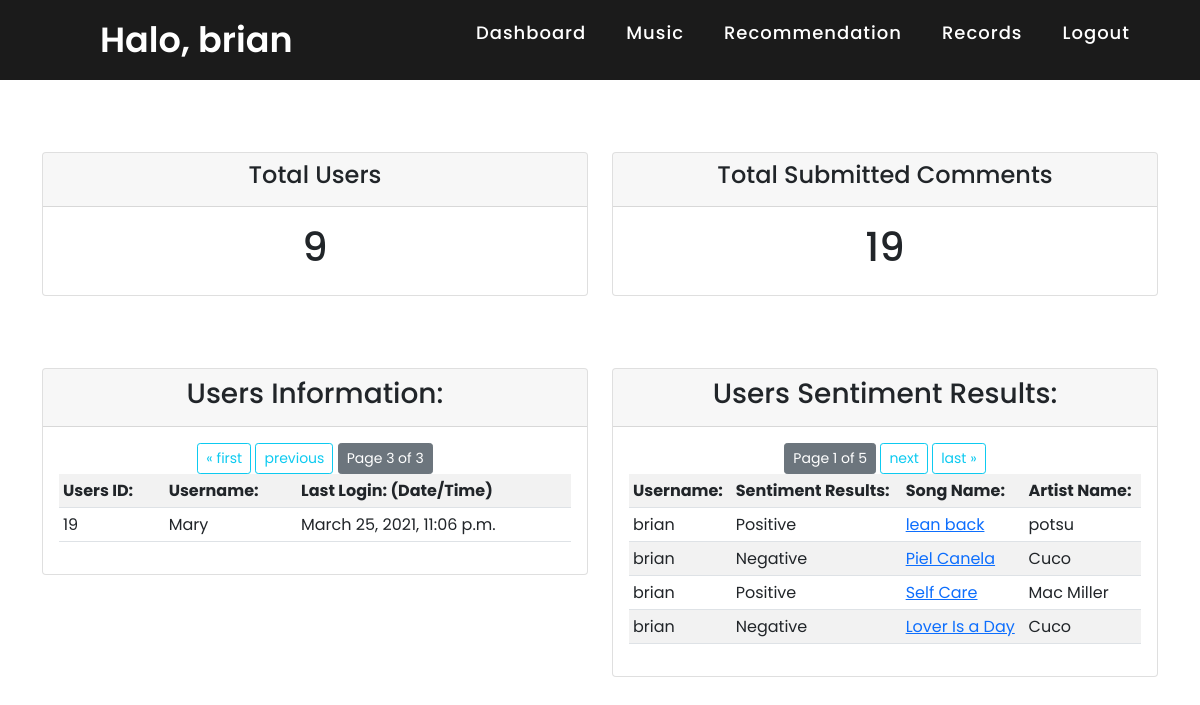
Page /dashboard/?page2=3 (signed in) on the earlier database version.
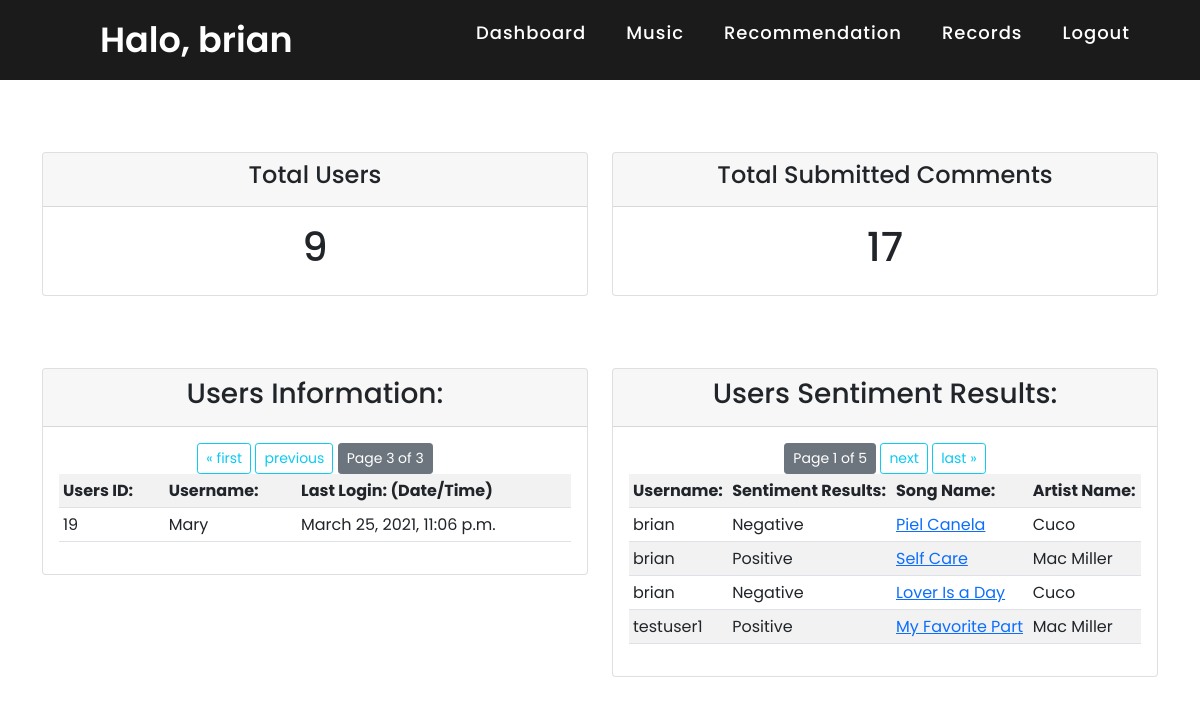
Same page on the later database version.
### accounts/models.py (models this page shows, shortened)
class Sentiment_Records(models.Model):
    song_comments = models.TextField(max_length=500)
    sentiment_result = models.TextField(max_length=200)
    sentiment_polarity = models.FloatField(validators=[MinValueValidator(-1), MaxValueValidator(1)])
    sentiment_subjectivity = models.FloatField(validators=[MinValueValidator(0), MaxValueValidator(1)])
    date_created = models.DateTimeField(auto_now_add=True, null=True)
    usr = models.ForeignKey(User, null=True, on_delete=models.SET_NULL)
    song = models.ForeignKey(Songs, null=True, on_delete=models.SET_NULL)

class Songs(models.Model):
    artist_name = models.TextField(max_length=200)
    Song_name = models.TextField(max_length=200)
    album_name = models.TextField(max_length=200)
    track_number =  models.TextField(max_length=100)
    release_date = models.TextField(max_length=100)
    popularity = models.IntegerField(default=0)
    songs_id = models.TextField(max_length=100, db_index=True)
    Song_image = models.TextField(max_length=500)
    Song_preview = models.TextField(max_length=500)
    date_created = models.DateTimeField(auto_now_add=True, null=True)
    likes = models.ManyToManyField(User, related_name='songs_post')

### accounts/decorators.py (the view)
		def wrapper_func(request, *args, **kwargs):
			group = None
			if request.user.groups.exists():
				group = request.user.groups.all()[0].name
			if group in allowed_roles:
				return view_func(request, *args, **kwargs)
			else:
				return redirect('404')

### accounts/views.py (called while the page is built)
@login_required(login_url='login')
@allowed_users(allowed_roles=['admin'])
@admin_only
def AdminHomepage(request):
	users  = User.objects.all()
	paginator2 = Paginator(users, 4)
	page_number2 = request.GET.get('page2')
	page_obj2 = paginator2.get_page(page_number2)
	comments = Sentiment_Records.objects.all()
	paginator = Paginator(comments, 4)
	page_number = request.GET.get('page')
	page_obj = paginator.get_page(page_number)
	groups = Group.objects.all()
	total_users = users.count()
	total_comments = comments.count()
	context = {'users':page_obj2, 'comments':page_obj, 'groups':groups, 'total_users':total_users, 'total_comments':total_comments}
	return render(request, 'accounts/dashboard.html', context)

### accounts/templates/accounts/dashboard.html (shortened to what this page needs)
{% extends 'accounts/main.html' %}
   {% block content %}
<br>
<br>
<br>
<div class="row">
	<div class="col">
		<div class="col-md">
			<div class="card text-center">
			  	<div class="card-header">
			  		<h4 class="card-title">Total Users</h4>
			  	</div>
			  	<div class="card-body">
			    	<h1 class="card-title">{{total_users}}</h1>
			  	</div>
			</div>
		</div>
	</div>
	<div class="col">
		<div class="col-md">
			<div class="card text-center">
			  	<div class="card-header">
			  		<h4 class="card-title">Total Submitted Comments</h4>
			  	</div>
			  	<div class="card-body">
			    	<h1 class="card-title">{{total_comments}}</h1>
			  	</div>
			</div>
		</div>
	</div>
</div>
<br>
<br>
<br>
<div class="row">
	<div class="col">
		<div class="col-md">
			<div class="card text-center">
			  	<div class="card-header">
			  		<h3 class="card-title">Users Information: </h3>
			  	</div>
			  	<div class="card-body">
			  			     {% if users.has_previous %}
			                  <a href="?page2=1" class="btn btn-outline-info btn-sm">&laquo; first</a>
			                  <a href="?page2={{ users.previous_page_number }}" class="btn btn-outline-info btn-sm">previous</a>
              				{% endif %}
                			<span class="current">
                    			<a class="btn btn-sm btn-secondary" disabled >Page {{ users.number }} of {{ users.paginator.num_pages }}</a>
                			</span>
				              <br>
			    	<table class="table table-sm table-striped table-hover">
						<tr>
							<th>Users ID: </th>
							<th>Username: </th>
							<th>Last Login: (Date/Time)</th>
						</tr>
						{% for user in users %}
						<tr>
							<td>{{user.id}}</td>
							<td>{{user.username}}</td>
							<td>{{user.last_login}}</td>
						</tr>
						{% endfor %}
					</table>
			  	</div>
			</div>
		</div>
	</div>
	<div class="col">
		<div class="col-md">
			<div class="card text-center">
			  	<div class="card-header">
			  		<h3 class="card-title">Users Sentiment Results: </h3>
			  	</div>
			  	<div class="card-body">
                			<span class="current">
                    			<a class="btn btn-sm btn-secondary" disabled >Page {{ comments.number }} of {{ comments.paginator.num_pages }}</a>
                			</span>
				              {% if comments.has_next %}
				                  <a href="?page={{ comments.next_page_number }}" class="btn btn-outline-info btn-sm">next</a>
				                  <a href="?page={{ comments.paginator.num_pages }}" class="btn btn-outline-info btn-sm">last &raquo;</a>
				              {% endif %}
				              <br>
			    	<table class="table table-sm table-striped table-hover">
						<tr>
							<th>Username: </th>
							<th>Sentiment Results: </th>
							<th>Song Name: </th>
							<th>Artist Name: </th>
						</tr>
						{% for comment in comments %}
						<tr>
							<td>{{comment.usr}}</td>
							<td>{{comment.sentiment_result}}</td>
							<td><a href ="{% url 'music_profile' comment.song.id %}">{{comment.song.Song_name}}</a></td>
							<td>{{comment.song.artist_name}}</td>
						</tr>
						{% endfor %}
					</table>
			  	</div>
			</div>
		</div>
	</div>
</div>
   {% endblock %}

Differences in the rows shown:
removed Sentiment_Records: usr "brian", sentiment_result "Positive", song.Song_name "lean back", song.artist_name "potsu"
now on this page (row unchanged): Sentiment_Records: usr "testuser1", sentiment_result "Positive", song.Song_name "My Favorite Part", song.artist_name "Mac Miller"
Other differences:
{{ total_comments }}: "19" → "17"
